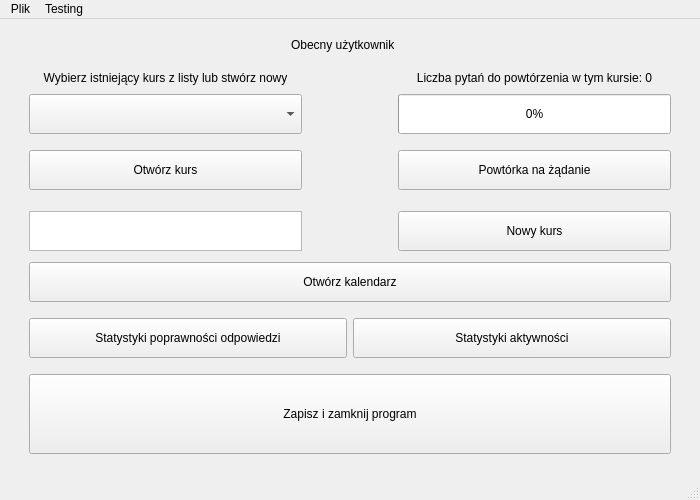
<?xml version="1.0" encoding="UTF-8"?>
<ui version="4.0">
 <class>MainMenuWindow</class>
 <widget class="QMainWindow" name="MainMenuWindow">
  <property name="geometry">
   <rect>
    <x>0</x>
    <y>0</y>
    <width>700</width>
    <height>500</height>
   </rect>
  </property>
  <property name="minimumSize">
   <size>
    <width>700</width>
    <height>500</height>
   </size>
  </property>
  <property name="windowTitle">
   <string>MainWindow</string>
  </property>
  <widget class="QWidget" name="centralwidget">
   <layout class="QGridLayout" name="gridLayout">
    <item row="2" column="1">
     <layout class="QHBoxLayout" name="horizontalLayout_3">
      <item>
       <widget class="QPushButton" name="openCourseButton">
        <property name="sizePolicy">
         <sizepolicy hsizetype="Minimum" vsizetype="Fixed">
          <horstretch>0</horstretch>
          <verstretch>0</verstretch>
         </sizepolicy>
        </property>
        <property name="minimumSize">
         <size>
          <width>0</width>
          <height>40</height>
         </size>
        </property>
        <property name="text">
         <string>Otwórz kurs</string>
        </property>
       </widget>
      </item>
      <item>
       <spacer name="horizontalSpacer_3">
        <property name="orientation">
         <enum>Qt::Horizontal</enum>
        </property>
        <property name="sizeType">
         <enum>QSizePolicy::Fixed</enum>
        </property>
        <property name="sizeHint" stdset="0">
         <size>
          <width>90</width>
          <height>20</height>
         </size>
        </property>
       </spacer>
      </item>
      <item>
       <widget class="QPushButton" name="extraReviewButton">
        <property name="minimumSize">
         <size>
          <width>0</width>
          <height>40</height>
         </size>
        </property>
        <property name="text">
         <string>Powtórka na żądanie</string>
        </property>
       </widget>
      </item>
     </layout>
    </item>
    <item row="3" column="1">
     <layout class="QHBoxLayout" name="horizontalLayout_5">
      <item>
       <widget class="QTextEdit" name="courseNameTextEdit">
        <property name="sizePolicy">
         <sizepolicy hsizetype="Expanding" vsizetype="Minimum">
          <horstretch>0</horstretch>
          <verstretch>0</verstretch>
         </sizepolicy>
        </property>
        <property name="minimumSize">
         <size>
          <width>0</width>
          <height>40</height>
         </size>
        </property>
        <property name="maximumSize">
         <size>
          <width>16777215</width>
          <height>30</height>
         </size>
        </property>
       </widget>
      </item>
      <item>
       <spacer name="horizontalSpacer_4">
        <property name="orientation">
         <enum>Qt::Horizontal</enum>
        </property>
        <property name="sizeType">
         <enum>QSizePolicy::Fixed</enum>
        </property>
        <property name="sizeHint" stdset="0">
         <size>
          <width>90</width>
          <height>20</height>
         </size>
        </property>
       </spacer>
      </item>
      <item>
       <widget class="QPushButton" name="newCourseButton">
        <property name="sizePolicy">
         <sizepolicy hsizetype="Expanding" vsizetype="Minimum">
          <horstretch>0</horstretch>
          <verstretch>0</verstretch>
         </sizepolicy>
        </property>
        <property name="minimumSize">
         <size>
          <width>0</width>
          <height>40</height>
         </size>
        </property>
        <property name="maximumSize">
         <size>
          <width>16777215</width>
          <height>30</height>
         </size>
        </property>
        <property name="text">
         <string>Nowy kurs</string>
        </property>
       </widget>
      </item>
     </layout>
    </item>
    <item row="4" column="1">
     <widget class="QPushButton" name="openCalendarButton">
      <property name="minimumSize">
       <size>
        <width>0</width>
        <height>40</height>
       </size>
      </property>
      <property name="text">
       <string>Otwórz kalendarz</string>
      </property>
     </widget>
    </item>
    <item row="1" column="1">
     <layout class="QHBoxLayout" name="horizontalLayout_2">
      <item>
       <layout class="QVBoxLayout" name="verticalLayout_2">
        <item>
         <widget class="QLabel" name="label">
          <property name="maximumSize">
           <size>
            <width>16777215</width>
            <height>20</height>
           </size>
          </property>
          <property name="text">
           <string>Wybierz istniejący kurs z listy lub stwórz nowy</string>
          </property>
          <property name="alignment">
           <set>Qt::AlignCenter</set>
          </property>
         </widget>
        </item>
        <item>
         <widget class="QComboBox" name="coursesComboBox">
          <property name="sizePolicy">
           <sizepolicy hsizetype="Expanding" vsizetype="Fixed">
            <horstretch>0</horstretch>
            <verstretch>0</verstretch>
           </sizepolicy>
          </property>
          <property name="minimumSize">
           <size>
            <width>0</width>
            <height>40</height>
           </size>
          </property>
         </widget>
        </item>
       </layout>
      </item>
      <item>
       <spacer name="horizontalSpacer_9">
        <property name="orientation">
         <enum>Qt::Horizontal</enum>
        </property>
        <property name="sizeType">
         <enum>QSizePolicy::Fixed</enum>
        </property>
        <property name="sizeHint" stdset="0">
         <size>
          <width>90</width>
          <height>20</height>
         </size>
        </property>
       </spacer>
      </item>
      <item>
       <layout class="QVBoxLayout" name="verticalLayout">
        <item>
         <widget class="QLabel" name="questionsToRepeatCounter">
          <property name="maximumSize">
           <size>
            <width>16777215</width>
            <height>20</height>
           </size>
          </property>
          <property name="text">
           <string>Liczba pytań do powtórzenia w tym kursie: 0</string>
          </property>
          <property name="alignment">
           <set>Qt::AlignCenter</set>
          </property>
         </widget>
        </item>
        <item>
         <widget class="QProgressBar" name="progressBar">
          <property name="minimumSize">
           <size>
            <width>0</width>
            <height>40</height>
           </size>
          </property>
          <property name="value">
           <number>0</number>
          </property>
         </widget>
        </item>
       </layout>
      </item>
     </layout>
    </item>
    <item row="5" column="1">
     <layout class="QHBoxLayout" name="horizontalLayout_6">
      <item>
       <widget class="QPushButton" name="statsButton">
        <property name="minimumSize">
         <size>
          <width>0</width>
          <height>40</height>
         </size>
        </property>
        <property name="text">
         <string>Statystyki poprawności odpowiedzi</string>
        </property>
       </widget>
      </item>
      <item>
       <widget class="QPushButton" name="activityStatsButton">
        <property name="minimumSize">
         <size>
          <width>0</width>
          <height>40</height>
         </size>
        </property>
        <property name="text">
         <string>Statystyki aktywności</string>
        </property>
       </widget>
      </item>
     </layout>
    </item>
    <item row="0" column="1">
     <layout class="QHBoxLayout" name="horizontalLayout">
      <item>
       <spacer name="horizontalSpacer">
        <property name="orientation">
         <enum>Qt::Horizontal</enum>
        </property>
        <property name="sizeType">
         <enum>QSizePolicy::Expanding</enum>
        </property>
        <property name="sizeHint" stdset="0">
         <size>
          <width>50</width>
          <height>1</height>
         </size>
        </property>
       </spacer>
      </item>
      <item>
       <widget class="QLabel" name="label_2">
        <property name="sizePolicy">
         <sizepolicy hsizetype="Fixed" vsizetype="Fixed">
          <horstretch>2</horstretch>
          <verstretch>0</verstretch>
         </sizepolicy>
        </property>
        <property name="maximumSize">
         <size>
          <width>16777215</width>
          <height>30</height>
         </size>
        </property>
        <property name="text">
         <string>Obecny użytkownik</string>
        </property>
       </widget>
      </item>
      <item>
       <widget class="QLabel" name="userDisplayLabel">
        <property name="sizePolicy">
         <sizepolicy hsizetype="Minimum" vsizetype="Fixed">
          <horstretch>0</horstretch>
          <verstretch>0</verstretch>
         </sizepolicy>
        </property>
        <property name="text">
         <string/>
        </property>
       </widget>
      </item>
      <item>
       <spacer name="horizontalSpacer_2">
        <property name="orientation">
         <enum>Qt::Horizontal</enum>
        </property>
        <property name="sizeType">
         <enum>QSizePolicy::Expanding</enum>
        </property>
        <property name="sizeHint" stdset="0">
         <size>
          <width>50</width>
          <height>1</height>
         </size>
        </property>
       </spacer>
      </item>
     </layout>
    </item>
    <item row="1" column="2">
     <spacer name="horizontalSpacer_7">
      <property name="orientation">
       <enum>Qt::Horizontal</enum>
      </property>
      <property name="sizeType">
       <enum>QSizePolicy::Fixed</enum>
      </property>
      <property name="sizeHint" stdset="0">
       <size>
        <width>20</width>
        <height>20</height>
       </size>
      </property>
     </spacer>
    </item>
    <item row="6" column="1">
     <widget class="QPushButton" name="exitButton">
      <property name="minimumSize">
       <size>
        <width>0</width>
        <height>80</height>
       </size>
      </property>
      <property name="text">
       <string>Zapisz i zamknij program</string>
      </property>
     </widget>
    </item>
    <item row="2" column="0">
     <spacer name="horizontalSpacer_10">
      <property name="orientation">
       <enum>Qt::Horizontal</enum>
      </property>
      <property name="sizeType">
       <enum>QSizePolicy::Fixed</enum>
      </property>
      <property name="sizeHint" stdset="0">
       <size>
        <width>20</width>
        <height>20</height>
       </size>
      </property>
     </spacer>
    </item>
   </layout>
  </widget>
  <widget class="QMenuBar" name="menubar">
   <property name="geometry">
    <rect>
     <x>0</x>
     <y>0</y>
     <width>700</width>
     <height>21</height>
    </rect>
   </property>
   <widget class="QMenu" name="menuFile">
    <property name="title">
     <string>Plik</string>
    </property>
    <addaction name="actionDelete_selected_course"/>
    <addaction name="separator"/>
    <addaction name="actionImport"/>
    <addaction name="actionExport"/>
    <addaction name="separator"/>
    <addaction name="actionSettings"/>
    <addaction name="actionSave"/>
    <addaction name="actionHelp"/>
    <addaction name="actionExit"/>
   </widget>
   <widget class="QMenu" name="menuUpdateCB">
    <property name="title">
     <string>Testing</string>
    </property>
    <addaction name="actionPrint_Courses_to_console"/>
    <addaction name="actionChange_User"/>
    <addaction name="actionWarpTime"/>
   </widget>
   <addaction name="menuFile"/>
   <addaction name="menuUpdateCB"/>
  </widget>
  <widget class="QStatusBar" name="statusbar"/>
  <action name="actionDelete_selected_course">
   <property name="text">
    <string>Usuń zaznaczony kurs</string>
   </property>
  </action>
  <action name="actionExit">
   <property name="text">
    <string>Zakończ program</string>
   </property>
   <property name="shortcut">
    <string>Esc</string>
   </property>
  </action>
  <action name="actionHelp">
   <property name="text">
    <string>Pomoc</string>
   </property>
  </action>
  <action name="actionImport">
   <property name="text">
    <string>Importuj kurs z pliku</string>
   </property>
  </action>
  <action name="actionExport">
   <property name="text">
    <string>Exportuj zaznaczony kurs do pliku</string>
   </property>
  </action>
  <action name="actionSave">
   <property name="text">
    <string>Zapisz</string>
   </property>
   <property name="shortcut">
    <string>Ctrl+S</string>
   </property>
  </action>
  <action name="actionPrint_Courses_to_console">
   <property name="text">
    <string>Print Courses to console</string>
   </property>
   <property name="shortcut">
    <string>Ctrl+Q</string>
   </property>
  </action>
  <action name="actionChange_User">
   <property name="text">
    <string>Zmiana użytkownika</string>
   </property>
  </action>
  <action name="actionSettings">
   <property name="text">
    <string>Ustawienia</string>
   </property>
  </action>
  <action name="actionWarpTime">
   <property name="text">
    <string>Zakrzywienie czasoprzestrzeni o 7 dni</string>
   </property>
  </action>
 </widget>
 <resources/>
 <connections/>
</ui>
